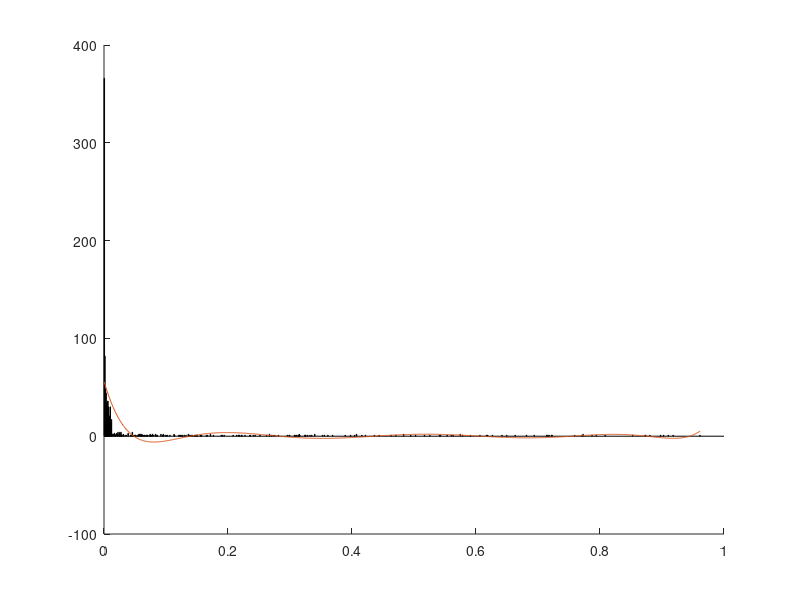

Recreate this plot in MATLAB.
X = rand(1000,1)-0.5;
I = (abs(X).^4)./(abs(1-X).^4);
[Idata Ibin] = hist(I,1000);
hold on
bar(Ibin,Idata)

Icoef = polyfit(Ibin,Idata,8);
line(Ibin,polyval(Icoef,Ibin));